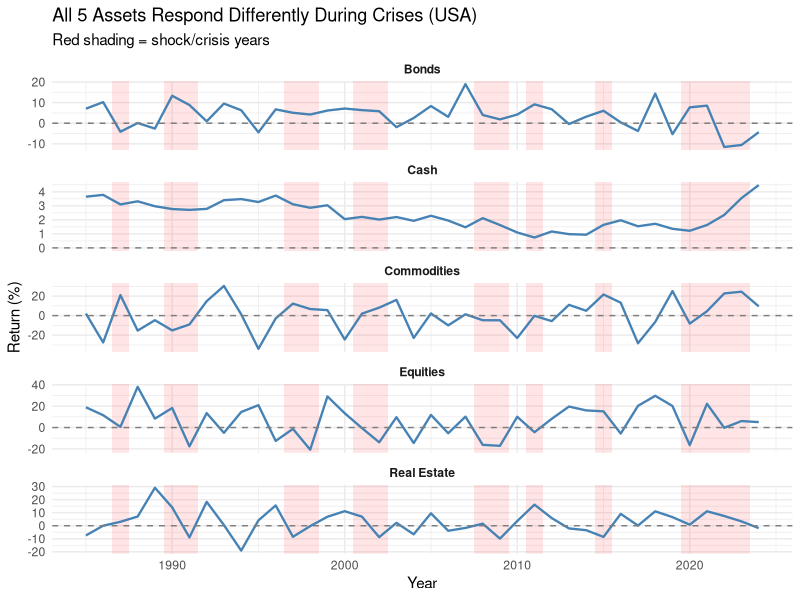
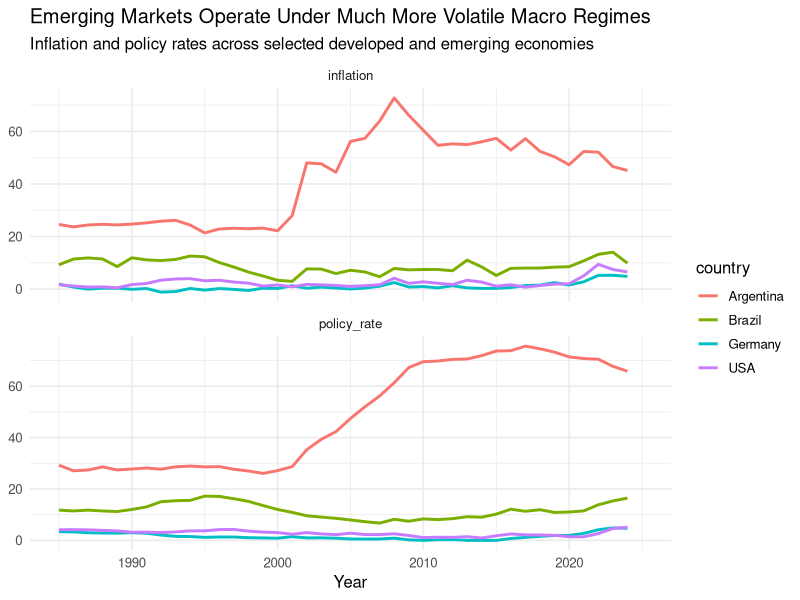
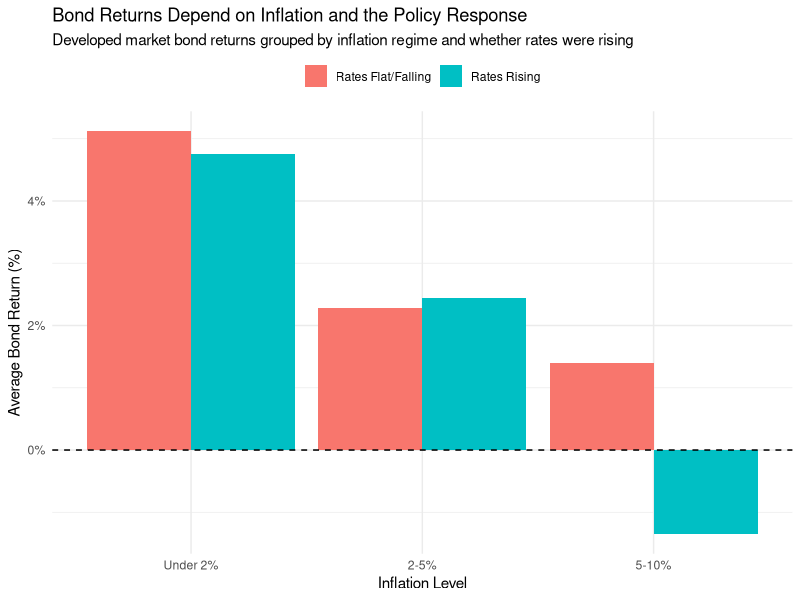
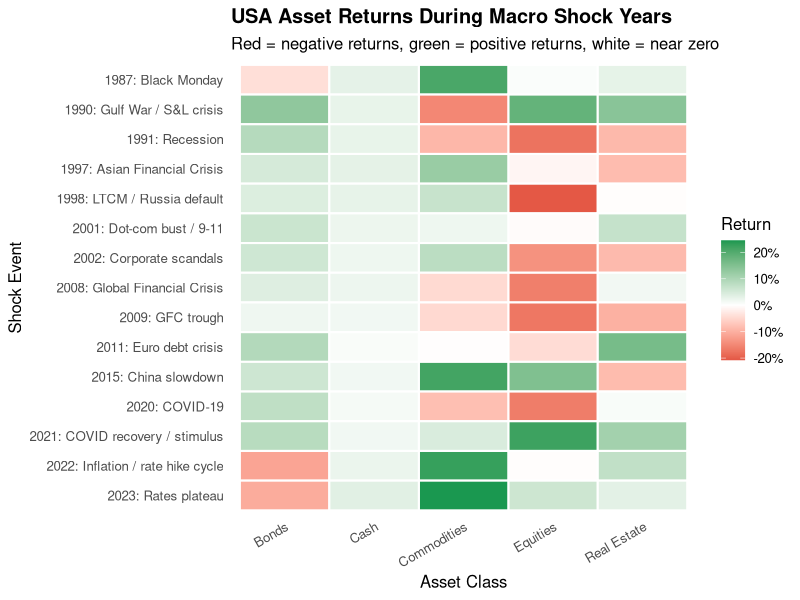

Generate these figures, in order, with R:
## ---- chunk 1


library(tidyverse)


# load all datasets
asset_returns <- read_csv("data/asset_returns.csv")
macro_indicators <- read_csv("data/macro_indicators.csv")
recession_episodes <- read_csv("data/recession_episodes.csv")
correlations <- read_csv("data/correlations.csv")
macro_monthly <- read_csv("data/macro_monthly.csv") 

# quick look at the structure of the two main datasets
glimpse(asset_returns)
glimpse(macro_indicators)

# what does a typical year look like for each investment type?
asset_returns |>
  summarize(
    `Avg Stock Return` = mean(equities),
    `Avg Bond Return` = mean(bonds),
    `Avg Real Estate Return` = mean(real_estate),
    `Avg Commodity Return` = mean(commodities),
    `Avg Cash Return` = mean(cash)
  )|>
  knitr::kable(digits = 2)

# how many countries and years are in the dataset?
asset_returns |> summarize(
  countries = n_distinct(country),
  years = n_distinct(year),
  total_rows = n()
)|>
  knitr::kable(digits = 2)

# what crises are in the data and how many country-years were affected?
asset_returns |>
  filter(!is.na(shock_event)) |>
  group_by(shock_event) |>
  summarize(
    years = paste(unique(year), collapse = ", "),
    countries_affected = n_distinct(country),
    country_years = n(),
    .groups = "drop"
  ) |>
  arrange(years) |>
  knitr::kable()

## ---- chunk 2

shock_avg <- asset_returns |>
  mutate(shock = ifelse(is.na(shock_event), "No Shock", "Shock")) |>
  group_by(shock) |>
  summarize(
    Equities = mean(equities),
    Bonds = mean(bonds),
    `Real Estate` = mean(real_estate),
    Commodities = mean(commodities),
    Cash = mean(cash)
  )

shock_avg |>
  knitr::kable()

# get the actual shock years for USA
usa_shocks <- asset_returns |>
  filter(country == "USA", !is.na(shock_event)) |>
  select(year, shock_event)

usa_shocks|>
  knitr::kable()
## ---- chunk 3
asset_returns |>
  filter(country == "USA") |>
  pivot_longer(cols = c(equities, bonds, real_estate, commodities, cash),
               names_to = "asset",
               values_to = "return") |>
  mutate(asset = str_to_title(str_replace_all(asset, "_", " ")),
         shock = ifelse(is.na(shock_event), "No Shock", "Shock")) |>
  ggplot(aes(x = year, y = return)) +
  # shade every shock year
  annotate("rect", xmin = 1986.5, xmax = 1987.5, ymin = -Inf, ymax = Inf, alpha = 0.1, fill = "red") +
  annotate("rect", xmin = 1989.5, xmax = 1991.5, ymin = -Inf, ymax = Inf, alpha = 0.1, fill = "red") +
  annotate("rect", xmin = 1996.5, xmax = 1998.5, ymin = -Inf, ymax = Inf, alpha = 0.1, fill = "red") +
  annotate("rect", xmin = 2000.5, xmax = 2002.5, ymin = -Inf, ymax = Inf, alpha = 0.1, fill = "red") +
  annotate("rect", xmin = 2007.5, xmax = 2009.5, ymin = -Inf, ymax = Inf, alpha = 0.1, fill = "red") +
  annotate("rect", xmin = 2010.5, xmax = 2011.5, ymin = -Inf, ymax = Inf, alpha = 0.1, fill = "red") +
  annotate("rect", xmin = 2014.5, xmax = 2015.5, ymin = -Inf, ymax = Inf, alpha = 0.1, fill = "red") +
  annotate("rect", xmin = 2019.5, xmax = 2023.5, ymin = -Inf, ymax = Inf, alpha = 0.1, fill = "red") +
  geom_line(color = "steelblue", linewidth = 0.8) +
  geom_hline(yintercept = 0, linetype = "dashed", color = "gray50") +
  facet_wrap(~asset, ncol = 1, scales = "free_y") +
  labs(
    title = "All 5 Assets Respond Differently During Crises (USA)",
    subtitle = "Red shading = shock/crisis years",
    x = "Year", y = "Return (%)"
  ) +
  theme_minimal(base_size = 11) +
  theme(strip.text = element_text(face = "bold"))
## ---- chunk 4

selected <- c("USA", "Germany", "Argentina", "Brazil")

macro_long <- macro_indicators |>
  filter(country %in% selected) |>
  select(country, year, inflation, policy_rate) |>
  pivot_longer(
    cols = c(inflation, policy_rate),
    names_to = "variable",
    values_to = "value"
  )

macro_long |>
  ggplot(aes(x = year, y = value, color = country)) +
  geom_line(linewidth = 1) +
  facet_wrap(~variable, scales = "free_y", ncol = 1) +
  scale_x_continuous(limits = c(1985, 2025)) +
  labs(
    title = "Emerging Markets Operate Under Much More Volatile Macro Regimes",
    subtitle = "Inflation and policy rates across selected developed and emerging economies",
    x = "Year",
    y = NULL
  ) +
  theme_minimal(base_size = 12)

## ---- chunk 5

joined <- asset_returns |>
  inner_join(
    macro_indicators,
    by = c("country", "year", "dev_level", "region", "shock_event")
  ) |>
  arrange(country, year) |>
  group_by(country) |>
  mutate(
    policy_change = policy_rate - lag(policy_rate),
    policy_response = case_when(
      policy_change > 0 ~ "Rates Rising",
      policy_change <= 0 ~ "Rates Flat/Falling",
      TRUE ~ NA_character_
    ),
    inflation_bucket = cut(
      inflation,
      breaks = c(-Inf, 2, 5, 10, Inf),
      labels = c("Under 2%", "2-5%", "5-10%", "Over 10%")
    )
  ) |>
  ungroup()

joined |>
  filter(dev_level == "developed", !is.na(policy_response)) |>
  group_by(inflation_bucket, policy_response) |>
  summarize(
    avg_bond = mean(bonds, na.rm = TRUE),
    n = n(),
    .groups = "drop"
  ) |>
  ggplot(aes(x = inflation_bucket, y = avg_bond, fill = policy_response)) +
  geom_col(position = "dodge") +
  geom_hline(yintercept = 0, linetype = "dashed", color = "black") +
  scale_y_continuous(labels = scales::percent_format(scale = 1, suffix = "%")) +
  labs(
    title = "Bond Returns Depend on Inflation and the Policy Response",
    subtitle = "Developed market bond returns grouped by inflation regime and whether rates were rising",
    x = "Inflation Level",
    y = "Average Bond Return (%)",
    fill = NULL
  ) +
  theme_minimal() +
  theme(legend.position = "top")
## ---- chunk 6

library(tidyverse)
library(scales)

usa_shock_heatmap <- asset_returns |>
  filter(country == "USA", !is.na(shock_event)) |>
  select(year, shock_event, equities, bonds, real_estate, commodities, cash) |>
  pivot_longer(
    cols = c(equities, bonds, real_estate, commodities, cash),
    names_to = "asset_class",
    values_to = "return"
  ) |>
  mutate(
    asset_class = str_to_title(str_replace_all(asset_class, "_", " ")),
    shock_label = paste0(year, ": ", shock_event)
  )

usa_shock_heatmap |>
  ggplot(aes(x = asset_class, y = fct_rev(shock_label), fill = return)) +
  geom_tile(color = "white", linewidth = 0.7) +
  scale_fill_gradient2(
    low = "#d73027",
    mid = "white",
    high = "#1a9850",
    midpoint = 0,
    labels = label_percent(scale = 1)
  ) +
  labs(
    title = "USA Asset Returns During Macro Shock Years",
    subtitle = "Red = negative returns, green = positive returns, white = near zero",
    x = "Asset Class",
    y = "Shock Event",
    fill = "Return"
  ) +
  theme_minimal(base_size = 12) +
  theme(
    panel.grid = element_blank(),
    axis.text.x = element_text(angle = 30, hjust = 1),
    plot.title = element_text(face = "bold")
  )
